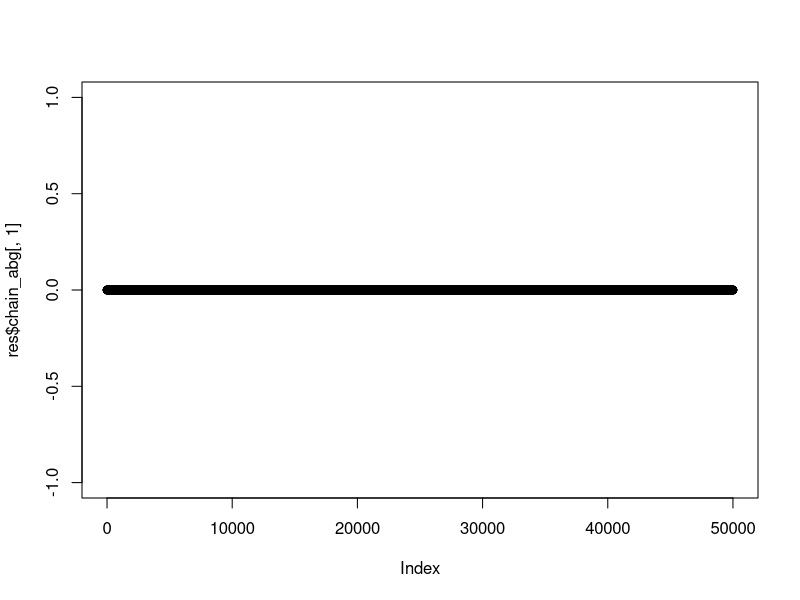
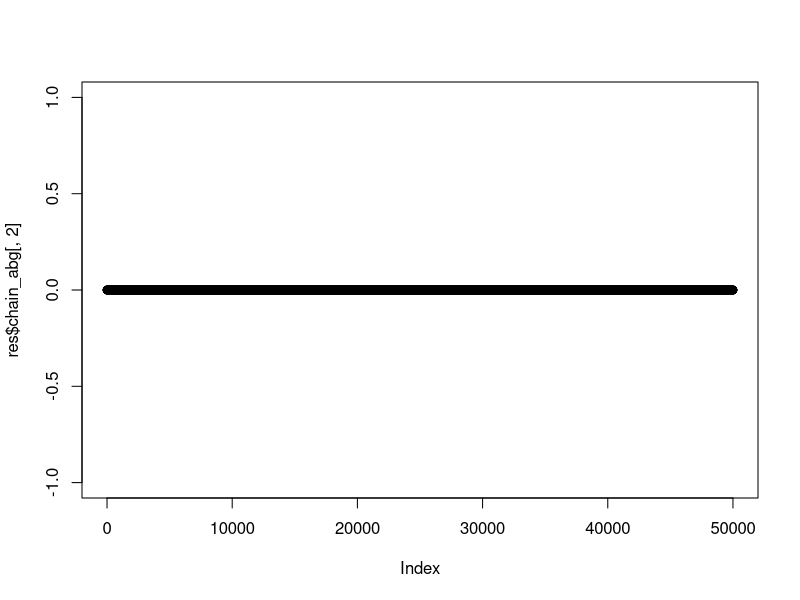
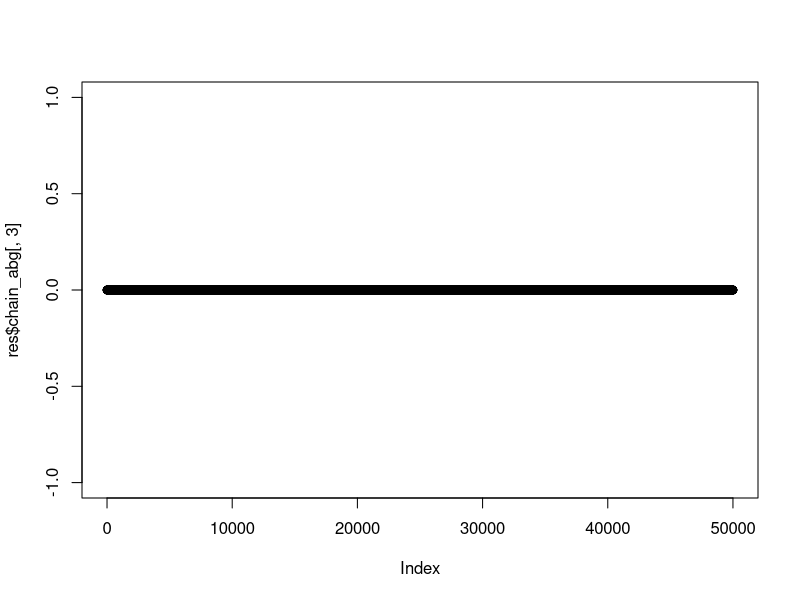
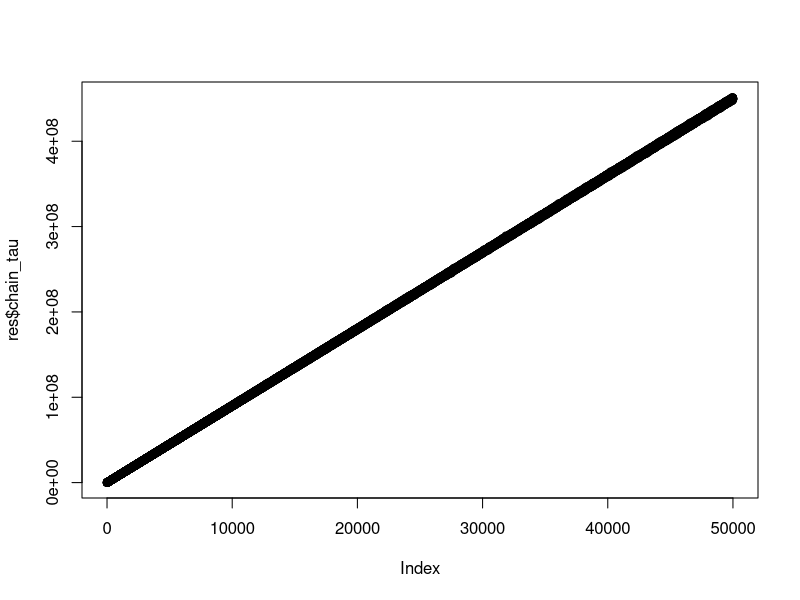

Write R code to recreate these figures, in order. (Note: this script raises an error after producing the figures.)
## ---- chunk 1
knitr::opts_chunk$set(echo = TRUE)
## ---- chunk 2
Ndoses <- 6 # i = doses
Nplates <- 3 # j = plates
y <-structure(c(15, 16, 16, 27, 33, 20, 21, 18, 26, 41, 38, 27, 29, 
21, 33, 60, 41, 42), .Dim = c(6, 3))
t(y) # on retrouve les data
x <-c(0, 10, 33, 100, 333, 1000)
x

data = as.data.frame(t(y))
colnames(data)=x
data

## ---- chunk 3
alpha_star <- 0
beta <- 0
gamma <- 0
tau <- 0.1
lambda <-
structure(c(0, 0, 0,
            0, 0, 0,
            0, 0, 0,
            0, 0, 0,
            0, 0, 0,
            0, 0, 0), .Dim = c(6, 3))

init_abg = c(0, 0, 0)
init_tau = 0.1
## ---- chunk 4

## ---- chunk 5
gibbs = function(nchain, y, x, init_abg, init_tau, sd_abg){
  # Chaine pour alpha/beta/gamma
  chain_abg = matrix(0, nrow = nchain + 1, ncol = 3)
  chain_abg[1,] = init_abg
  # Chaine pour tau
  chain_tau = c()
  chain_tau[1]= init_tau
  
  # Data
  y = y
  x = x
  alpha = init_abg[1]
  beta = init_abg[2]
  gamma = init_abg[3]
  mu = matrix(0, nrow = 6, ncol = 3)
  for ( i in 1:6){
    for (j in 1:3){
      mu[i,j] = exp(alpha + beta*log(x[i] + 10) + gamma*x[i] + lambda[i,j])
    }
  }
  
  # Hyperparam pour tau 
  a = 1/1000
  b = 1/1000
  
  
  acc_prob = 0
  # MAJ des paramètres
  for (i in 1:nchain){
    for (j in 1:3){
      # MAJ tau via loi posteriori explicite
      a = a + 9
      b = b + (sum(lambda[,j]^2))/2
      
      chain_tau[i+1] = rgamma(1, shape = a, rate = b)
      
      
      # MAJ alpha via MH
      alpha_candidate = rnorm(1, chain_abg[i,1], sd_abg[1] ) # perturbation gaussienne
      
      top = -(alpha_candidate)/(2*sd_abg[1]^2) - sum(mu[,j]) + sum(y[,j]*log(mu[,j]))
      bottom = -(chain_abg[i,1])/(2*sd_abg[1]^2) - sum(mu[,j]) + sum(y[,j]*log(mu[,j]))
      
      if (runif(1) < acc_prob){
        chain_abg[i+1,1] = prop
        acc_prob = acc_prob + 1
        } else chain_abg[i+1,1] = chain_abg[i,1]
    
      # MAJ alpha via MH
      beta_candidate = rnorm(1, chain_abg[i,2], sd_abg[2] ) # perturbation gaussienne
      
      top = -(beta_candidate)/(2*sd_abg[2]^2) - sum(mu[,j]) + sum(y[,j]*log(mu[,j]))
      bottom = -(chain_abg[i,2])/(2*sd_abg[2]^2) - sum(mu[,j]) + sum(y[,j]*log(mu[,j]))
      
      if (runif(1) < acc_prob){
        chain_abg[i+1,2] = prop
        acc_prob = acc_prob + 1
        } else chain_abg[i+1,2] = chain_abg[i,2]
  
      # MAJ alpha via MH
      gamma_candidate = rnorm(1, chain_abg[i,3], sd_abg[3] ) # perturbation gaussienne
      
      top = -(gamma_candidate)/(2*sd_abg[3]^2) - sum(mu[,j]) + sum(y[,j]*log(mu[,j]))
      bottom = -(chain_abg[i,3])/(2*sd_abg[3]^2) - sum(mu[,j]) + sum(y[,j]*log(mu[,j]))
      
      if (runif(1) < acc_prob){
        chain_abg[i+1,3] = prop
        acc_prob = acc_prob + 1
        } else chain_abg[i+1,3] = chain_abg[i,3]
      
    }
      
  }
    
    
  return(list(chain_abg = chain_abg, chain_tau=chain_tau, acc_prob = acc_prob))
}


## ---- chunk 6
y
15+21+29+16+18+21+16+26+33+27+41+60+33+38+41+20+27+42
## ---- chunk 7
result <- 0
for (i in 1:nrow(y)) {
  for (j in 1:ncol(y)) {
    result <- result + y[i, j]
  }
}
result
## ---- chunk 8
gibbs2 = function(nchain, y, x, init_abg, init_tau, sd_abg){
  # Chaine pour alpha/beta/gamma
  chain_abg = matrix(0, nrow = nchain + 1, ncol = 3)
  chain_abg[1,] = init_abg
  # Chaine pour tau
  chain_tau = c()
  chain_tau[1]= init_tau
  
  # Data
  y = y
  x = x
  alpha = init_abg[1]
  beta = init_abg[2]
  gamma = init_abg[3]
  mu = matrix(0, nrow = 6, ncol = 3)
  for ( i in 1:6){
    for (j in 1:3){
      mu[i,j] = exp(alpha + beta*log(x[i] + 10) + gamma*x[i] + lambda[i,j])
    }
  }
  
  # Hyperparam pour tau 
  a = 1/1000
  b = 1/1000
  
  
  acc_prob = 0
  # MAJ des paramètres
  for (k in 1:nchain){
    # MAJ tau via loi posteriori explicite
    a = a + 9
    lambda_sum = 0
    for (i in 1:nrow(lambda)) {
      for (j in 1:ncol(lambda)) {
        lambda_sum <- lambda_sum + lambda[i, j]^2
      }
    }
    b = b + lambda_sum/2
      
    chain_tau[k+1] = rgamma(1, shape = a, rate = b)
    lambda = mat_dnorm <- matrix(dnorm(1:18, mean = 0, sd = chain_tau[k+1]), nrow = 6, ncol = 3)
      
    # MAJ alpha via MH
    alpha_candidate = rnorm(1, chain_abg[k,1], sd_abg[1] ) # perturbation gaussienne
    
    y_mu_sum = 0
    mu_sum = 0
    for (i in 1:nrow(y)) {
      for (j in 1:ncol(y)) {
        y_mu_sum <- y_mu_sum + y[i, j]*log(mu[i,j])
        mu_sum = mu_sum + mu[i,j]
      }
    }
    
    top = -(alpha_candidate)/(2*sd_abg[1]^2) - mu_sum + y_mu_sum
    bottom = -(chain_abg[k,1])/(2*sd_abg[1]^2) - mu_sum + y_mu_sum
      
      if (runif(1) < acc_prob){
        chain_abg[k+1,1] = prop
        acc_prob = acc_prob + 1
        } else chain_abg[k+1,1] = chain_abg[k,1]
    
      # MAJ alpha via MH
      beta_candidate = rnorm(1, chain_abg[k,2], sd_abg[2] ) # perturbation gaussienne
      
      top = -(beta_candidate)/(2*sd_abg[2]^2) - mu_sum + y_mu_sum
      bottom = -(chain_abg[k,2])/(2*sd_abg[2]^2) - mu_sum + y_mu_sum
      
      if (runif(1) < acc_prob){
        chain_abg[k+1,2] = prop
        acc_prob = acc_prob + 1
        } else chain_abg[k+1,2] = chain_abg[k,2]
  
      # MAJ alpha via MH
      gamma_candidate = rnorm(1, chain_abg[k,3], sd_abg[3] ) # perturbation gaussienne
      
      top = -(gamma_candidate)/(2*sd_abg[3]^2) - mu_sum + y_mu_sum
      bottom = -(chain_abg[k,3])/(2*sd_abg[3]^2) - mu_sum + y_mu_sum
      
      if (runif(1) < acc_prob){
        chain_abg[k+1,3] = prop
        acc_prob = acc_prob + 1
        } else chain_abg[k+1,3] = chain_abg[k,3]
      
      for ( i in 1:6){
        for (j in 1:3){
          mu[i,j] = exp(chain_abg[k+1,1] + chain_abg[k+1,2]*log(x[i] + 10) + chain_abg[k+1,3]*x[i] + lambda[i,j])
        }
        }
      
  }
    
    
  return(list(chain_abg = chain_abg, chain_tau=chain_tau, acc_prob = acc_prob))
}


## ---- chunk 9
res = gibbs2(5*10^4, y, x, init_abg, init_tau, c(1e-6, 1e-6, 1e-6))
## ---- chunk 10
library(coda)

plot(res$chain_abg[,1])
plot(res$chain_abg[,2])
plot(res$chain_abg[,3])
plot(res$chain_tau)

## ---- chunk 11
data2=as.data.frame(matrix(0, nrow = 18, ncol =2))
data2[1:6,1]=t(data)[,1]
data2[7:12,1]=t(data)[,2]
data2[13:18,1]=t(data)[,3]

data2[1:6,2]=1
data2[7:12,2]=2
data2[13:18,2]=3
colnames(data2)=c("Doses", "Plates")
data2
## ---- chunk 12
gibbs2 <- function(nchain = 5 * 10^4, init_abgtau, sd_abg){
  doses <- data2$Doses
  plates <- data2$Plates
  diets <- unique(plates) # renvoi c(1,2,3)
  n_group <- length(plates)
  nobs <- length(doses)
  
  
  chain_abgtau <- matrix(NA, nchain + 1, 4)

  
  colnames(chain_abgtau) <- c("alpha", "beta", "gamma", "tau")

  
  chain_abgtau[1,] <- init_abgtau
  
  
  # Data
  x = x
  alpha = init_abgtau[1]
  beta = init_abgtau[2]
  gamma = init_abgtau[3]
  mu = matrix(0, nrow = 6, ncol = 3)
  for ( i in 1:6){
    for (j in 1:3){
      mu[i,j] = exp(alpha + beta*log(x[i] + 10) + gamma*x[i] + lambda[i,j])
    }
  }
  
  
  # Hyperparam init pour tau 
  a = 1/1000
  b = 1/1000

  
  for (i in 1:nchain){
    alpha <- chain_abgtau[i, "alpha"]
    beta <- chain_abgtau[i, "beta"]
    gamma <- chain_abgtau[i, "gamma"]
    tau <- chain_abgtau[i, "tau"]
    
    ## Update tau
    a = a + (18)/2
    b = b + (sum(lambda^2))/2
      
    chain_abgtau[i+1,4] = rgamma(1, shape = a, rate = b)
    
    ## Update alpha
    for (j in plates){
      n_j <- sum(plates == j)
      
      alpha_candidate = rnorm(1, chain_abgtau[i,1], sd_abg[1] ) # perturbation gaussienne
      
      top = -(alpha_candidate)/(2*sd_abg[1]^2) - sum(mu[plates == j]) + sum(doses[plates == j]*log(mu[,j]))
      bottom = -(chain_abgtau[i,1])/(2*sd_abg[1]^2) - sum(mu[plates == j]) + sum(doses[plates == j]*log(mu[,j]))
      
      if (runif(1) < acc_prob){
        chain_abgtau[i+1,1] = prop
        acc_prob = acc_prob + 1
        } else chain_abgtau[i+1,1] = chain_abgtau[i,1]
      
      
    }
  }
  
  return(list(chain = chain_abgtau, acc_prob = acc_prob))
  
}
  
  
## ---- chunk 13
res = gibbs2(init_abgtau = c(0 ,0, 0, 0.1), c(1e-6, 1e-6, 1e-6))
